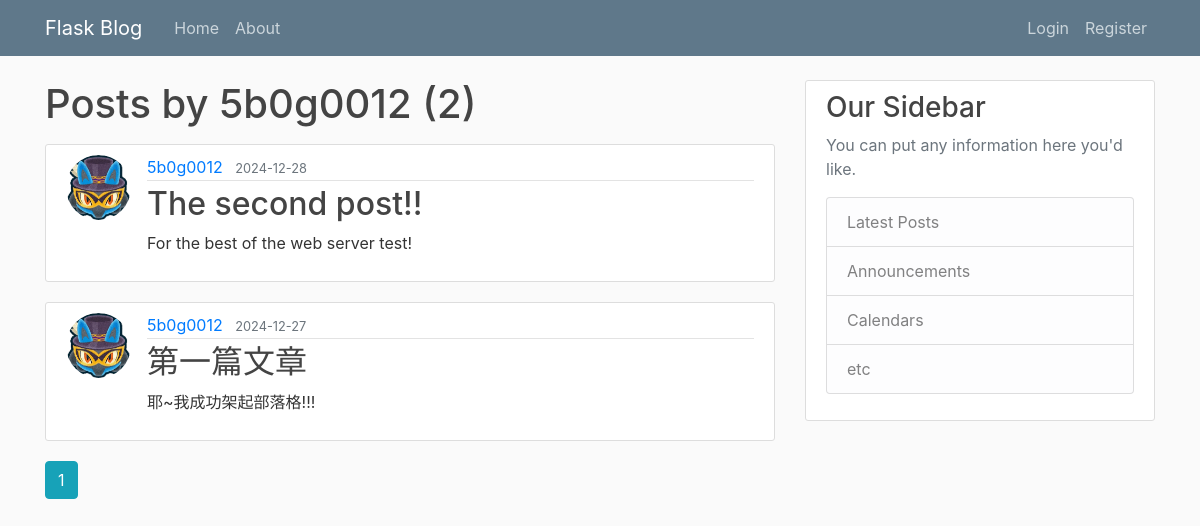
Screenshot of /user/5b0g0012 with the database file from the repository.
### flaskblog/models.py (models this page shows, shortened)
class User(db.Model, UserMixin):
    id = db.Column(db.Integer, primary_key=True) # 唯一的用戶 ID
    username = db.Column(db.String(20), unique=True, nullable=False) # 唯一的用戶名
    email = db.Column(db.String(120), unique=True, nullable=False) # 唯一的電子郵件
    image_file = db.Column(db.String(20), nullable=False, default='default.jpg')  # 頭像文件名稱
    password = db.Column(db.String(60), nullable=False) # 密碼
    posts = db.relationship('Post', backref='author', lazy=True) # 與貼文的關聯關係

class Post(db.Model):
    id = db.Column(db.Integer, primary_key=True) # 唯一的貼文 ID
    title = db.Column(db.String(100), nullable=False) # 貼文標題
    date_posted = db.Column(db.DateTime, nullable=False, default=datetime.utcnow) # 貼文日期
    content = db.Column(db.Text, nullable=False) # 貼文內容
    user_id = db.Column(db.Integer, db.ForeignKey('user.id'), nullable=False) # 外鍵，對應貼文作者

### flaskblog/routes.py (the view)
@app.route("/user/<string:username>")
def user_posts(username):
    page = request.args.get('page', 1, type=int) # 獲取當前頁碼
    user = User.query.filter_by(username=username).first_or_404() # 查找用戶
    posts = Post.query.filter_by(author=user)\
        .order_by(Post.date_posted.desc())\
        .paginate(page=page, per_page=5) # 按日期降序排列並分頁顯示
    return render_template('user_posts.html', posts=posts, user=user)

### flaskblog/templates/user_posts.html
{% extends "layout.html" %}
{% block content %}
    <h1 class="mb-3">Posts by {{ user.username }} ({{ posts.total }})</h1>
    {% for post in posts.items %}
        <article class="media content-section">
          <img class="rounded-circle article-img" src="{{ url_for('static', filename='profile_pics/' + post.author.image_file) }}">
          <div class="media-body">
            <div class="article-metadata">
              <a class="mr-2" href="{{ url_for('user_posts', username=post.author.username) }}">{{ post.author.username }}</a>
              <small class="text-muted">{{ post.date_posted.strftime('%Y-%m-%d') }}</small>
            </div>
            <h2><a class="article-title" href="{{ url_for('post', post_id=post.id) }}">{{ post.title }}</a></h2>
            <p class="article-content">{{ post.content }}</p>
          </div>
        </article>
    {% endfor %}
    {% for page_num in posts.iter_pages(left_edge=1, right_edge=1, left_current=1, right_current=2) %}
      {% if page_num %}
        {% if posts.page == page_num %}
          <a class="btn btn-info mb-4" href="{{ url_for('user_posts', username=user.username, page=page_num) }}">{{ page_num }}</a>
        {% else %}
          <a class="btn btn-outline-info mb-4" href="{{ url_for('user_posts', username=user.username, page=page_num) }}">{{ page_num }}</a>
        {% endif %}
      {% else %}
        ...
      {% endif %}
    {% endfor %}
{% endblock content %}

### flaskblog/static/main.css (style rules this page uses)
body { background: #fafafa; color: #333333; margin-top: 5rem; }
h1, h2, h3, h4, h5, h6 { color: #444444; }
.content-section { background: #ffffff; padding: 10px 20px; border: 1px solid #dddddd; border-radius: 3px; margin-bottom: 20px; }
.article-title { color: #444444; }
.article-content { white-space: pre-line; }
.article-img { height: 65px; width: 65px; margin-right: 16px; }
.article-metadata { padding-bottom: 1px; margin-bottom: 4px; border-bottom: 1px solid #e3e3e3 }

### rows the page displays
User: username "5b0g0012"
Post: image_file (picture), author.username "5b0g0012", date_posted "2024-12-28", title "The second post!!", content "For the best of the web server test!"
Post: image_file (picture), author.username "5b0g0012", date_posted "2024-12-27", title "第一篇文章", content "耶~我成功架起部落格!!!"

### other values shown
{{ posts.total }} "2"
{{ page_num }} "1"
